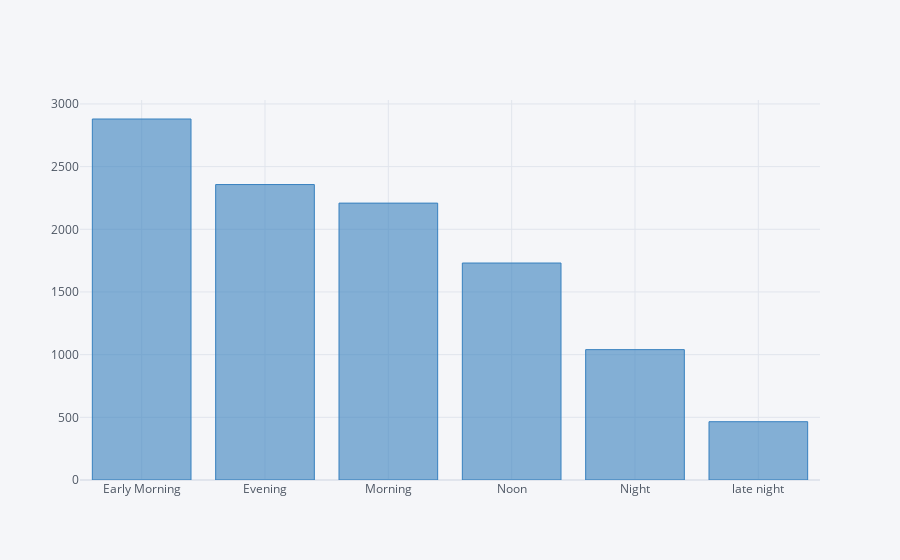

Notebook code cell kept with this figure:
### Code cell
data['Dep_Time_hour'].apply(flight_dep_time).value_counts().iplot(kind ="bar" , color ="blue")

### Figure 1 — Plotly figure (JSON) as saved in the notebook; plotly's stock layout.template omitted (floating-point values rounded to 4 significant figures)
{"data": [{"marker": {"color": "rgba(55, 128, 191, 0.6)", "line": {"color": "rgba(55, 128, 191, 1.0)", "width": 1}}, "name": "count", "orientation": "v", "text": "", "type": "bar", "x": ["Early Morning", "Evening", "Morning", "Noon", "Night", "late night"], "y": [2880, 2357, 2209, 1731, 1040, 465]}], "layout": {"autosize": true, "legend": {"bgcolor": "#F5F6F9", "font": {"color": "#4D5663"}}, "paper_bgcolor": "#F5F6F9", "plot_bgcolor": "#F5F6F9", "title": {"font": {"color": "#4D5663"}}, "xaxis": {"autorange": true, "gridcolor": "#E1E5ED", "range": [-0.5, 5.5], "showgrid": true, "tickfont": {"color": "#4D5663"}, "title": {"font": {"color": "#4D5663"}, "text": ""}, "type": "category", "zerolinecolor": "#E1E5ED"}, "yaxis": {"autorange": true, "gridcolor": "#E1E5ED", "range": [0, 3032.0], "showgrid": true, "tickfont": {"color": "#4D5663"}, "title": {"font": {"color": "#4D5663"}, "text": ""}, "type": "linear", "zerolinecolor": "#E1E5ED"}}}
